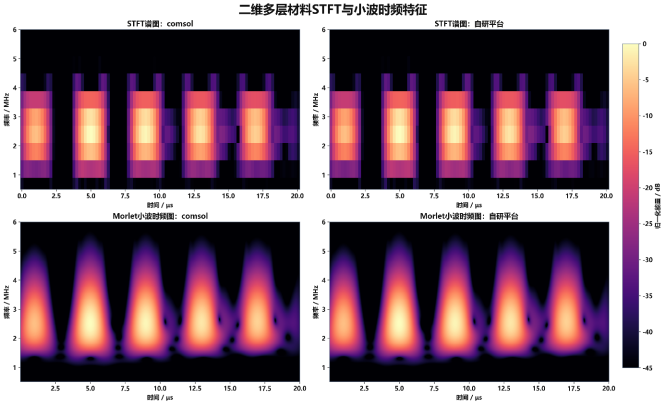
#> input picture _inspection_docx/media/image10.png, 1331 x 810 px (shown at 1/2 size)
$ python -i inspect_docx_ai.py   (imports and definitions only)
#> lines starting #> are read from the running program, lines starting #| are printed output that depends on the picture
from __future__ import annotations

import argparse
import csv
import hashlib
import json
import statistics
import zipfile
from pathlib import Path

from lxml import etree
from PIL import Image, ImageStat


NS = {
    "w": "http://schemas.openxmlformats.org/wordprocessingml/2006/main",
    "r": "http://schemas.openxmlformats.org/officeDocument/2006/relationships",
    "a": "http://schemas.openxmlformats.org/drawingml/2006/main",
    "wp": "http://schemas.openxmlformats.org/drawingml/2006/wordprocessingDrawing",
    "pr": "http://schemas.openxmlformats.org/package/2006/relationships",
}


def qn(prefix: str, name: str) -> str:
    return f"{{{NS[prefix]}}}{name}"


# [61 lines left out: functions node_text, paragraph_details, table_details, not called in this run]


def image_metrics(path: Path) -> dict:
#> called with path = '../_inspection_docx/media/image10.png'
    with Image.open(path) as im:
#> im is the input picture: PIL image 1331x810 RGB; mean R, G, B 130.7, 102.1, 117.7
        im.load()
        rgb = im.convert("RGB")
        thumb = rgb.copy()
        thumb.thumbnail((600, 600))
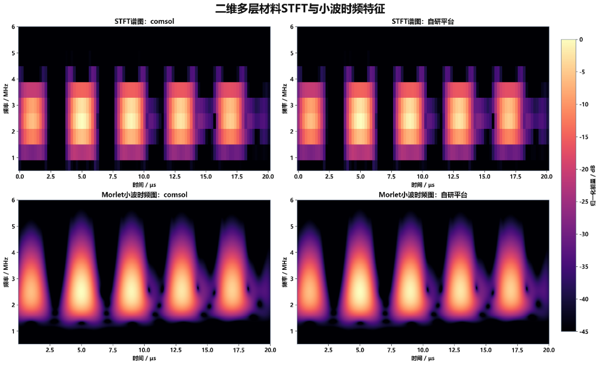
#> thumb: PIL image 600x365 RGB; mean R, G, B 130.6, 102.1, 117.6
        gray = thumb.convert("L")
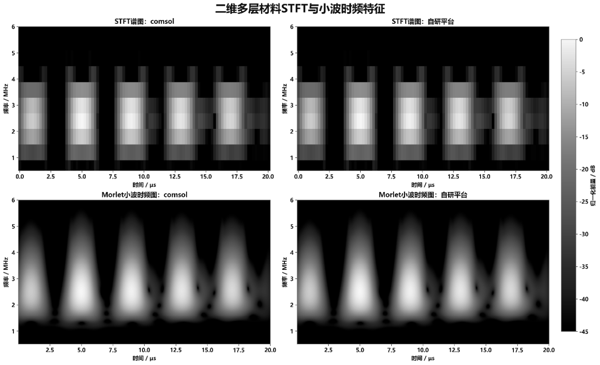
#> gray: PIL image 600x365 L; min 0, max 255, mean 112.3
        hist = gray.histogram()
#> hist = 256 values, max 62597 at index 0, min 62 at index 248, mean 855.5
        total = max(1, sum(hist))
#> total = 219000
        mean = ImageStat.Stat(gray).mean[0]
#> mean = 112.3
        dark_50 = sum(hist[:51]) / total
#> dark_50 = 0.429
        dark_100 = sum(hist[:101]) / total
#> dark_100 = 0.538
        white_245 = sum(hist[245:]) / total
#> white_245 = 0.273
        edge: list[int] = []
        w, h = gray.size
#> w = 600; h = 365
        if w and h:
            edge.extend(gray.crop((0, 0, w, 1)).getdata())
            edge.extend(gray.crop((0, h - 1, w, h)).getdata())
            edge.extend(gray.crop((0, 0, 1, h)).getdata())
            edge.extend(gray.crop((w - 1, 0, w, h)).getdata())
        return {
            "pixel_width": im.width,
            "pixel_height": im.height,
            "format": im.format or "",
            "mode": im.mode,
            "dpi_x": (im.info.get("dpi") or (None, None))[0],
            "dpi_y": (im.info.get("dpi") or (None, None))[1],
            "mean_luminance": round(mean, 2),
            "dark_fraction_50": round(dark_50, 4),
            "dark_fraction_100": round(dark_100, 4),
            "white_fraction_245": round(white_245, 4),
            "edge_median_luminance": round(statistics.median(edge), 2) if edge else None,
#> (the run stopped early here; a loop or call above may not have finished)

$ run again, on _inspection_docx/media/image14.png
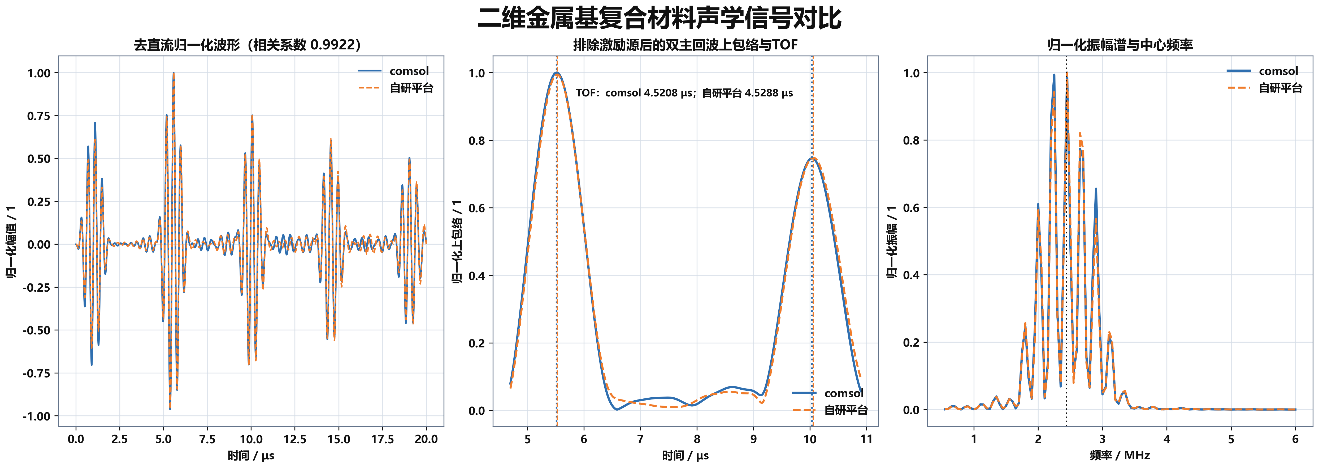
#> input picture _inspection_docx/media/image14.png, 1319 x 468 px
#> in image_metrics, im is the input picture: PIL image 1319x468 RGB; mean R, G, B 244.2, 243, 242.6
#> in image_metrics, `thumb.thumbnail((600, 600))`:
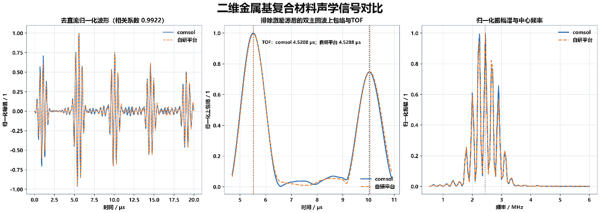
#> thumb: PIL image 600x213 RGB; mean R, G, B 243.8, 242.6, 242.2
#> in image_metrics, `gray = thumb.convert("L")`:
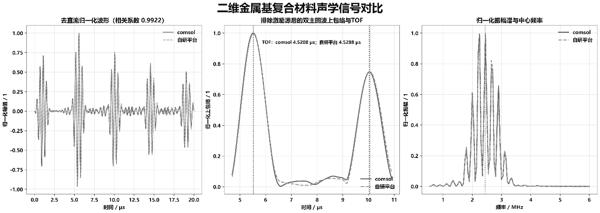
#> gray: PIL image 600x213 L; min 0, max 255, mean 242.9
#> hist = 256 values, max 94815 at index 255, min 2 at index 4, mean 499.2
#> total = 127800
#> mean = 242.9
#> dark_50 = 0.00435
#> dark_100 = 0.0144
#> white_245 = 0.837

$ run again, on _inspection_docx/media/image15.png
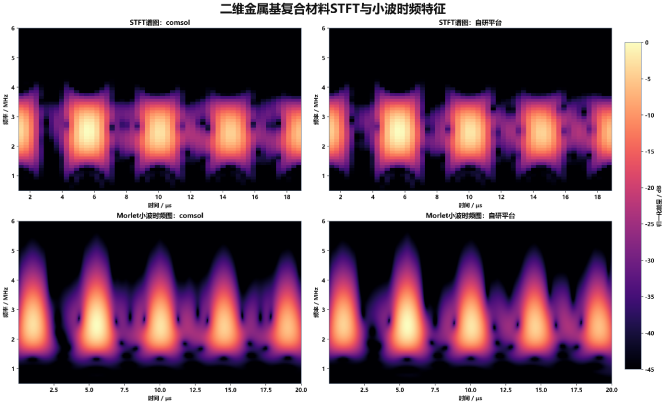
#> input picture _inspection_docx/media/image15.png, 1331 x 809 px (shown at 1/2 size)
#> in image_metrics, im is the input picture: PIL image 1331x809 RGB; mean R, G, B 127.2, 97, 114.6
#> in image_metrics, `thumb.thumbnail((600, 600))`:
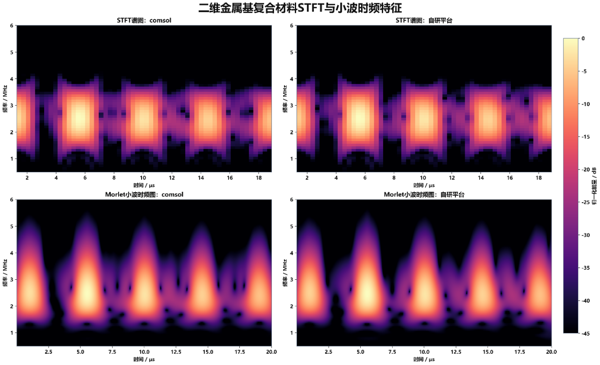
#> thumb: PIL image 600x365 RGB; mean R, G, B 127.1, 96.9, 114.5
#> in image_metrics, `gray = thumb.convert("L")`:
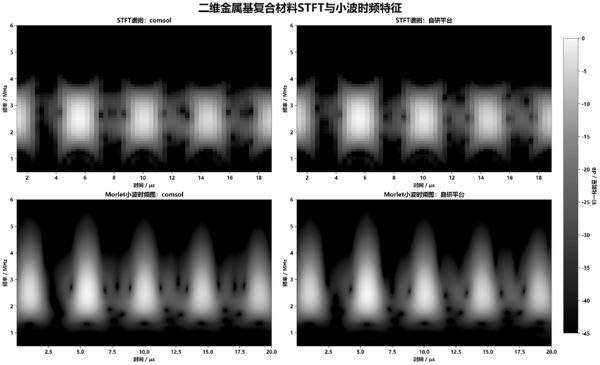
#> gray: PIL image 600x365 L; min 0, max 255, mean 107.9
#> hist = 256 values, max 62362 at index 0, min 50 at index 246, mean 855.5
#> total = 219000
#> mean = 107.9
#> dark_50 = 0.433
#> dark_100 = 0.564
#> white_245 = 0.259

$ run again, on _inspection_docx/media/image16.png
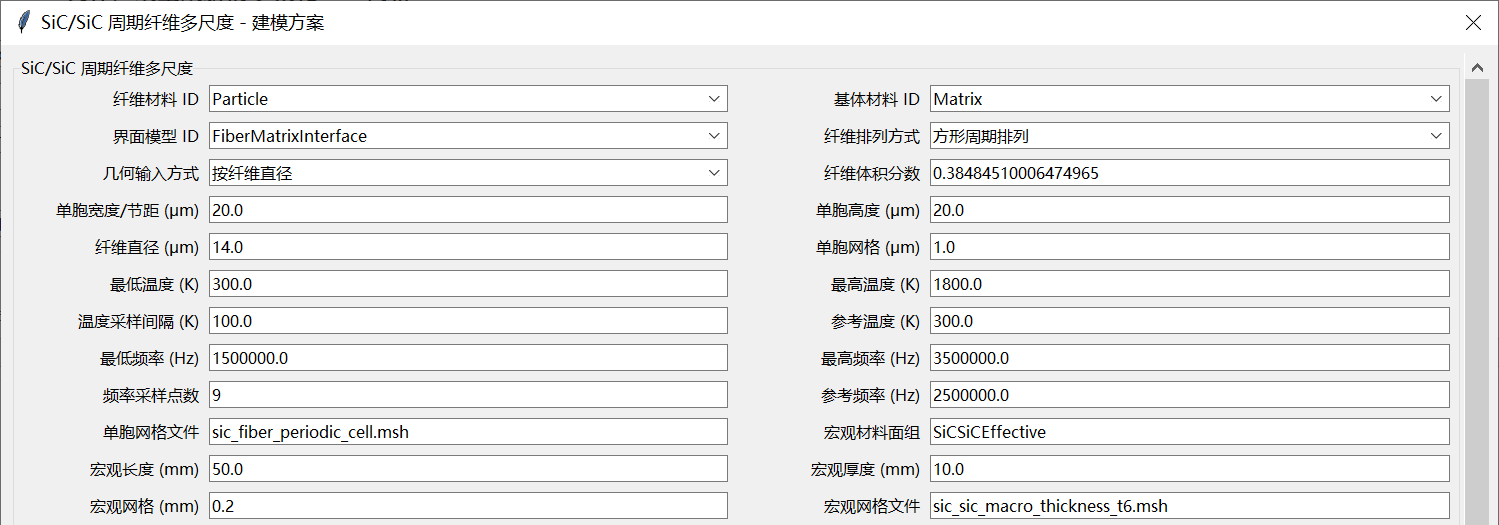
#> input picture _inspection_docx/media/image16.png, 1499 x 525 px
#> in image_metrics, im is the input picture: PIL image 1499x525 RGB; mean R, G, B 236.4, 236.5, 236.4
#> in image_metrics, `thumb.thumbnail((600, 600))`:
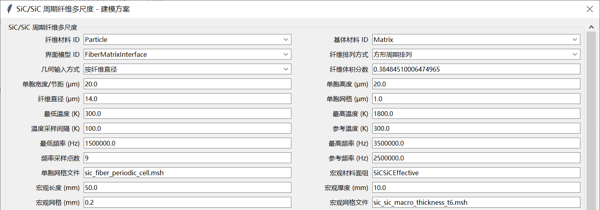
#> thumb: PIL image 600x210 RGB; mean R, G, B 236.2, 236.3, 236.2
#> hist = 256 values, max 46374 at index 255, min 0 at index 0, mean 492.2
#> total = 126000
#> mean = 236.2
#> dark_50 = 2.38e-05
#> dark_100 = 0.0029
#> white_245 = 0.401
